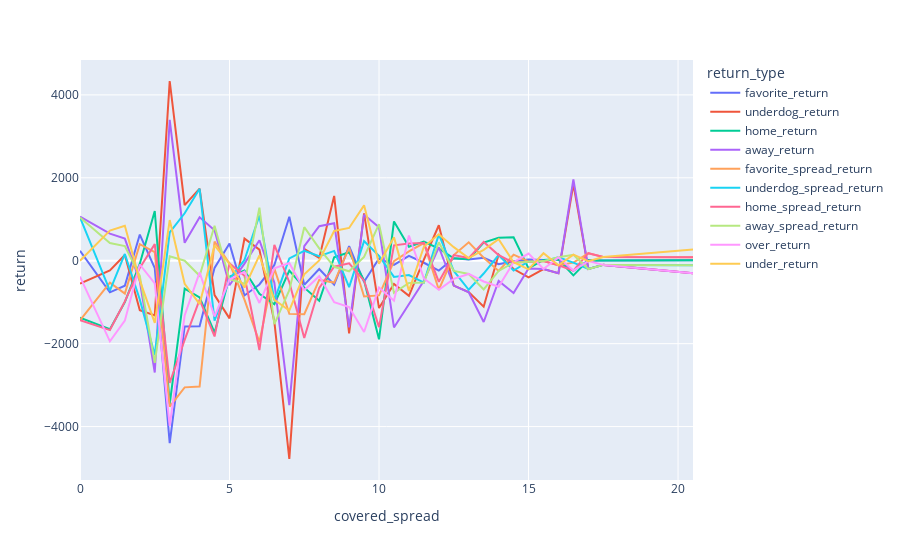

The code cell stored with this chart in its notebook:
### Code cell
fig = px.line(df3, x="covered_spread", y="return", color='return_type')
fig.show()

### Figure 1 — Plotly figure (JSON) as saved in the notebook; plotly's stock layout.template omitted (floating-point values rounded to 4 significant figures)
{"data": [{"hovertemplate": "return_type=favorite_return<br>covered_spread=%{x}<br>return=%{y}<extra></extra>", "legendgroup": "favorite_return", "line": {"color": "#636efa", "dash": "solid"}, "mode": "lines", "name": "favorite_return", "orientation": "v", "showlegend": true, "type": "scatter", "x": [0, 1, 1.5, 2, 2.5, 3, 3.5, 4, 4.5, 5, 5.5, 6, 6.5, 7, 7.5, 8, 8.5, 9, 9.5, 10, 10.5, 11, 11.5, 12, 12.5, 13, 13.5, 14, 14.5, 15, 15.5, 16, 16.5, 17, 17.5, 20.5], "xaxis": "x", "y": [240.3, -762.0, -603.8, 630.9, -178.0, -4399.0, -1584.0, -1578.0, -172.1, 413.2, -837.4, -572.4, -102.4, 1061.0, -582.6, -200.4, -576.3, 353.1, -508.9, 53.12, -101.0, 118.1, -48.36, -236.9, 60.2, 28.23, 69.21, -85.5, -12.6, 30.6, 19, 29.7, -243.3, 14.1, 7, 14], "yaxis": "y"}, {"hovertemplate": "return_type=underdog_return<br>covered_spread=%{x}<br>return=%{y}<extra></extra>", "legendgroup": "underdog_return", "line": {"color": "#EF553B", "dash": "solid"}, "mode": "lines", "name": "underdog_return", "orientation": "v", "showlegend": true, "type": "scatter", "x": [0, 1, 1.5, 2, 2.5, 3, 3.5, 4, 4.5, 5, 5.5, 6, 6.5, 7, 7.5, 8, 8.5, 9, 9.5, 10, 10.5, 11, 11.5, 12, 12.5, 13, 13.5, 14, 14.5, 15, 15.5, 16, 16.5, 17, 17.5, 20.5], "xaxis": "x", "y": [-554.0, -235.3, 138.2, -1193, -1319, 4335, 1342, 1740, -828, -1391, 534, 269, -1476, -4782, 287, 69, 1563, -1753, 1143, -1141, -562, -846, 25, 856, -600, -754, -1109, 150, -200, -400, -200, -300, 1850, -200, -100, -300], "yaxis": "y"}, {"hovertemplate": "return_type=home_return<br>covered_spread=%{x}<br>return=%{y}<extra></extra>", "legendgroup": "home_return", "line": {"color": "#00cc96", "dash": "solid"}, "mode": "lines", "name": "home_return", "orientation": "v", "showlegend": true, "type": "scatter", "x": [0, 1, 1.5, 2, 2.5, 3, 3.5, 4, 4.5, 5, 5.5, 6, 6.5, 7, 7.5, 8, 8.5, 9, 9.5, 10, 10.5, 11, 11.5, 12, 12.5, 13, 13.5, 14, 14.5, 15, 15.5, 16, 16.5, 17, 17.5, 20.5], "xaxis": "x", "y": [-1376.0, -1651.0, -998.0, -71.05, 1200.0, -3461.0, -673.9, -886.3, -1736.0, -386.7, -233.6, -797.0, -1049.0, -237.8, -649.2, -965.4, 83.97, 205.9, -474.8, -1895.0, 946.3, 335.9, 462.6, 294.1, 60.2, 37.22, 437.7, 552.8, 566.4, -184.4, 19, 29.7, -352.3, 14.1, 7, 14], "yaxis": "y"}, {"hovertemplate": "return_type=away_return<br>covered_spread=%{x}<br>return=%{y}<extra></extra>", "legendgroup": "away_return", "line": {"color": "#ab63fa", "dash": "solid"}, "mode": "lines", "name": "away_return", "orientation": "v", "showlegend": true, "type": "scatter", "x": [0, 1, 1.5, 2, 2.5, 3, 3.5, 4, 4.5, 5, 5.5, 6, 6.5, 7, 7.5, 8, 8.5, 9, 9.5, 10, 10.5, 11, 11.5, 12, 12.5, 13, 13.5, 14, 14.5, 15, 15.5, 16, 16.5, 17, 17.5, 20.5], "xaxis": "x", "y": [1062.0, 654.0, 532.5, -491.1, -2697.0, 3397.0, 431.6, 1048.0, 735.9, -591.1, -69.76, 493.6, -529.0, -3484.0, 353.6, 834.0, 902.7, -1606.0, 1109.0, 807.3, -1609.0, -1064.0, -486.0, 325, -600, -763.0, -1478.0, -488.3, -779, -185, -200, -300, 1959, -200, -100, -300], "yaxis": "y"}, {"hovertemplate": "return_type=favorite_spread_return<br>covered_spread=%{x}<br>return=%{y}<extra></extra>", "legendgroup": "favorite_spread_return", "line": {"color": "#FFA15A", "dash": "solid"}, "mode": "lines", "name": "favorite_spread_return", "orientation": "v", "showlegend": true, "type": "scatter", "x": [0, 1, 1.5, 2, 2.5, 3, 3.5, 4, 4.5, 5, 5.5, 6, 6.5, 7, 7.5, 8, 8.5, 9, 9.5, 10, 10.5, 11, 11.5, 12, 12.5, 13, 13.5, 14, 14.5, 15, 15.5, 16, 16.5, 17, 17.5, 20.5], "xaxis": "x", "y": [-1436.0, -527.2, -790.9, 400.0, 209.2, -3518.0, -3054.0, -3036.0, 463.7, -63.61, -936.3, -1964.0, -190.9, -1282.0, -1291.0, -463.6, -527.3, 318.2, -863.6, -836.3, -9.07, 227.3, 427.3, -700, 136.4, 445.5, 72.74, -245.5, 145.5, -18.18, -9.09, -109.1, -45.45, 181.8, 90.91, 81.82], "yaxis": "y"}, {"hovertemplate": "return_type=underdog_spread_return<br>covered_spread=%{x}<br>return=%{y}<extra></extra>", "legendgroup": "underdog_spread_return", "line": {"color": "#19d3f3", "dash": "solid"}, "mode": "lines", "name": "underdog_spread_return", "orientation": "v", "showlegend": true, "type": "scatter", "x": [0, 1, 1.5, 2, 2.5, 3, 3.5, 4, 4.5, 5, 5.5, 6, 6.5, 7, 7.5, 8, 8.5, 9, 9.5, 10, 10.5, 11, 11.5, 12, 12.5, 13, 13.5, 14, 14.5, 15, 15.5, 16, 16.5, 17, 17.5, 20.5], "xaxis": "x", "y": [1045.0, -718.1, 163.7, -936.3, -2273.0, 682.0, 1146.0, 1736.0, -1445.0, -445.4, 18.23, 1091.0, -954.5, 54.61, 236.4, 109.1, 236.4, -636.4, 472.7, 118.2, -390.9, -345.5, -527.3, 636.4, -245.5, -700.0, -309.1, 136.4, -236.4, -18.18, -9.09, 81.82, -45.45, -200, -100, -109.1], "yaxis": "y"}, {"hovertemplate": "return_type=home_spread_return<br>covered_spread=%{x}<br>return=%{y}<extra></extra>", "legendgroup": "home_spread_return", "line": {"color": "#FF6692", "dash": "solid"}, "mode": "lines", "name": "home_spread_return", "orientation": "v", "showlegend": true, "type": "scatter", "x": [0, 1, 1.5, 2, 2.5, 3, 3.5, 4, 4.5, 5, 5.5, 6, 6.5, 7, 7.5, 8, 8.5, 9, 9.5, 10, 10.5, 11, 11.5, 12, 12.5, 13, 13.5, 14, 14.5, 15, 15.5, 16, 16.5, 17, 17.5, 20.5], "xaxis": "x", "y": [-1436.0, -1673.0, -981.8, -172.7, 400.1, -2945.0, -1909.0, -936.3, -1827.0, -63.61, -363.6, -2155.0, 381.9, -518.1, -1864.0, -654.5, -145.4, -63.62, -481.8, -1600.0, 372.7, 418.2, 427.3, -509.1, 136.4, 63.65, 454.6, 136.4, -45.45, -18.18, -9.09, -109.1, -236.4, 181.8, 90.91, 81.82], "yaxis": "y"}, {"hovertemplate": "return_type=away_spread_return<br>covered_spread=%{x}<br>return=%{y}<extra></extra>", "legendgroup": "away_spread_return", "line": {"color": "#B6E880", "dash": "solid"}, "mode": "lines", "name": "away_spread_return", "orientation": "v", "showlegend": true, "type": "scatter", "x": [0, 1, 1.5, 2, 2.5, 3, 3.5, 4, 4.5, 5, 5.5, 6, 6.5, 7, 7.5, 8, 8.5, 9, 9.5, 10, 10.5, 11, 11.5, 12, 12.5, 13, 13.5, 14, 14.5, 15, 15.5, 16, 16.5, 17, 17.5, 20.5], "xaxis": "x", "y": [1045.0, 427.3, 354.6, -363.6, -2464.0, 109.2, 0.1, -363.6, 845.5, -445.4, -554.5, 1282.0, -1527.0, -709.0, 809.1, 300.0, -145.4, -254.5, 90.93, 881.9, -772.7, -536.4, -527.3, 445.5, -245.5, -318.2, -690.9, -245.5, -45.45, -18.18, -9.09, 81.82, 145.5, -200, -100, -109.1], "yaxis": "y"}, {"hovertemplate": "return_type=over_return<br>covered_spread=%{x}<br>return=%{y}<extra></extra>", "legendgroup": "over_return", "line": {"color": "#FF97FF", "dash": "solid"}, "mode": "lines", "name": "over_return", "orientation": "v", "showlegend": true, "type": "scatter", "x": [0, 1, 1.5, 2, 2.5, 3, 3.5, 4, 4.5, 5, 5.5, 6, 6.5, 7, 7.5, 8, 8.5, 9, 9.5, 10, 10.5, 11, 11.5, 12, 12.5, 13, 13.5, 14, 14.5, 15, 15.5, 16, 16.5, 17, 17.5, 20.5], "xaxis": "x", "y": [-381.8, -1945.0, -1445.0, -90.88, -545.4, -3982.0, -1318.0, -281.8, -1345.0, -454.5, -263.6, -1018.0, -181.8, -54.48, -709.0, -372.7, -1000.0, -1118.0, -1718.0, -645.4, -963.6, 609.1, -427.3, -700, -436.4, -318.2, -500.0, -627.3, -36.36, 172.7, -200, 81.82, -236.4, -9.09, -100, -300], "yaxis": "y"}, {"hovertemplate": "return_type=under_return<br>covered_spread=%{x}<br>return=%{y}<extra></extra>", "legendgroup": "under_return", "line": {"color": "#FECB52", "dash": "solid"}, "mode": "lines", "name": "under_return", "orientation": "v", "showlegend": true, "type": "scatter", "x": [0, 1, 1.5, 2, 2.5, 3, 3.5, 4, 4.5, 5, 5.5, 6, 6.5, 7, 7.5, 8, 8.5, 9, 9.5, 10, 10.5, 11, 11.5, 12, 12.5, 13, 13.5, 14, 14.5, 15, 15.5, 16, 16.5, 17, 17.5, 20.5], "xaxis": "x", "y": [0.02, 727.3, 845.5, -472.7, -1500.0, 982.0, -554.5, -1045.0, 372.8, -72.7, -645.4, 127.3, -945.4, -1200.0, -327.2, 9.11, 718.2, 790.9, 1336.0, -72.69, 563.7, -727.3, 336.4, 636.4, 327.3, 63.65, 263.6, 518.2, -36.36, -209.1, 181.8, -109.1, 145.5, -9.09, 90.91, 272.7], "yaxis": "y"}], "layout": {"legend": {"title": {"text": "return_type"}, "tracegroupgap": 0}, "margin": {"t": 60}, "xaxis": {"anchor": "y", "domain": [0, 1], "title": {"text": "covered_spread"}}, "yaxis": {"anchor": "x", "domain": [0, 1], "title": {"text": "return"}}}}
